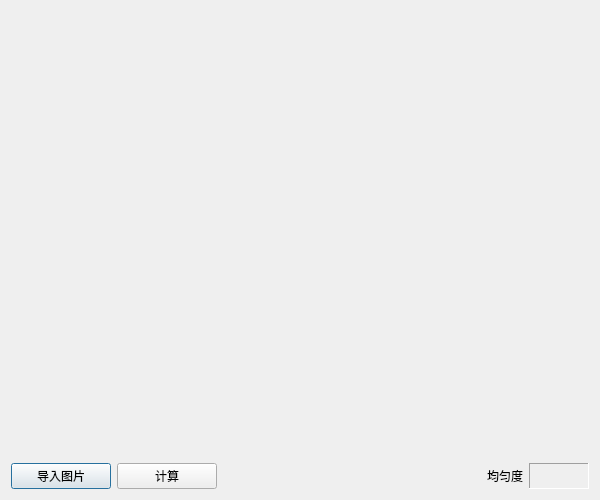
<?xml version="1.0" encoding="UTF-8"?>
<ui version="4.0">
 <class>Dialog</class>
 <widget class="QDialog" name="Dialog">
  <property name="geometry">
   <rect>
    <x>0</x>
    <y>0</y>
    <width>600</width>
    <height>500</height>
   </rect>
  </property>
  <property name="windowTitle">
   <string>Dialog</string>
  </property>
  <layout class="QGridLayout" name="gridLayout">
   <item row="0" column="0" colspan="5">
    <widget class="QLabel" name="label">
     <property name="text">
      <string/>
     </property>
    </widget>
   </item>
   <item row="1" column="0">
    <widget class="QPushButton" name="pushButton_2">
     <property name="sizePolicy">
      <sizepolicy hsizetype="Minimum" vsizetype="Fixed">
       <horstretch>0</horstretch>
       <verstretch>0</verstretch>
      </sizepolicy>
     </property>
     <property name="minimumSize">
      <size>
       <width>100</width>
       <height>0</height>
      </size>
     </property>
     <property name="text">
      <string>导入图片</string>
     </property>
    </widget>
   </item>
   <item row="1" column="1">
    <widget class="QPushButton" name="pushButton">
     <property name="sizePolicy">
      <sizepolicy hsizetype="Minimum" vsizetype="Fixed">
       <horstretch>0</horstretch>
       <verstretch>0</verstretch>
      </sizepolicy>
     </property>
     <property name="minimumSize">
      <size>
       <width>100</width>
       <height>0</height>
      </size>
     </property>
     <property name="text">
      <string>计算</string>
     </property>
    </widget>
   </item>
   <item row="1" column="2">
    <spacer name="horizontalSpacer">
     <property name="orientation">
      <enum>Qt::Horizontal</enum>
     </property>
     <property name="sizeHint" stdset="0">
      <size>
       <width>262</width>
       <height>20</height>
      </size>
     </property>
    </spacer>
   </item>
   <item row="1" column="3">
    <widget class="QLabel" name="label_2">
     <property name="text">
      <string>均匀度</string>
     </property>
    </widget>
   </item>
   <item row="1" column="4">
    <widget class="QLabel" name="label_3">
     <property name="minimumSize">
      <size>
       <width>60</width>
       <height>0</height>
      </size>
     </property>
     <property name="frameShape">
      <enum>QFrame::Panel</enum>
     </property>
     <property name="frameShadow">
      <enum>QFrame::Sunken</enum>
     </property>
     <property name="text">
      <string/>
     </property>
    </widget>
   </item>
  </layout>
 </widget>
 <layoutdefault spacing="6" margin="11"/>
 <resources/>
 <connections/>
</ui>
